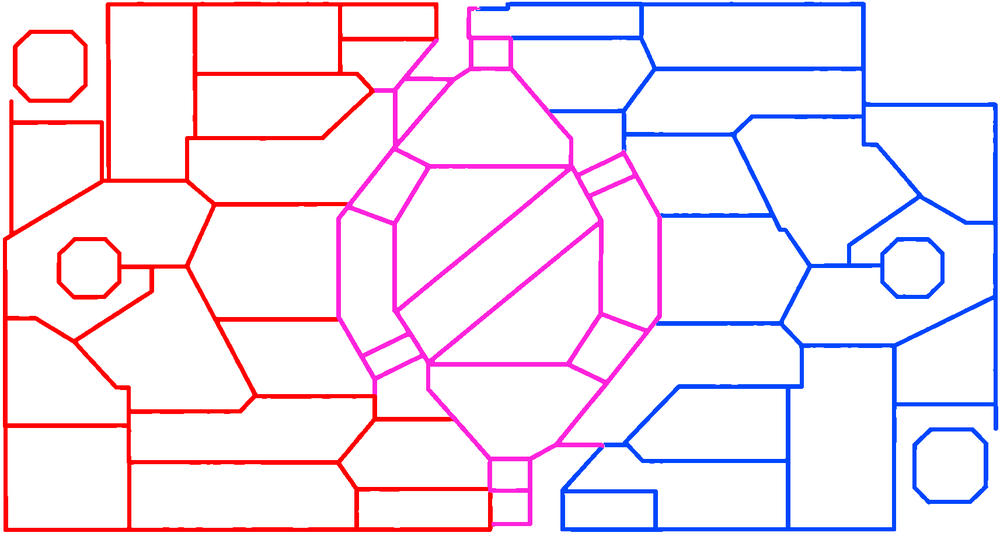
#> input picture out_m2/official/zone_lines_model_white_bluebase.png, 1000 x 536 px, shrunk from 1713 x 918 before the run
$ python enforce_center_symmetry.py
#> lines starting #> are read from the running program, lines starting #| are printed output that depends on the picture; after the words box and inside, x2 and y2 are one past the last pixel; in counts of white or black regions, pixels touching at a corner belong together
"""Mathematically enforce 180-degree center symmetry on the line map."""

from pathlib import Path
import json

import cv2
import numpy as np


SRC = Path(r"F:\Desktop\学校\rm考核项目\out_m2\official\zone_lines_model_white_bluebase.png")
OUT = Path(r"F:\Desktop\学校\rm考核项目\out_m2\official\zone_lines_center_symmetric.png")
REPORT = Path(r"F:\Desktop\学校\rm考核项目\out_m2\official\zone_lines_center_symmetry_report.json")


def read_image(path: Path) -> np.ndarray:
    data = np.fromfile(str(path), dtype=np.uint8)
    image = cv2.imdecode(data, cv2.IMREAD_COLOR)
#> image is the input picture: shape (536, 1000, 3); mean B, G, R 243.9, 231.7, 245.3
    if image is None:
        raise FileNotFoundError(path)
    return image


def rotate180(mask: np.ndarray) -> np.ndarray:
    return np.rot90(mask, 2)


def main() -> None:
    image = read_image(SRC)
    hsv = cv2.cvtColor(image, cv2.COLOR_BGR2HSV)
#> hsv: shape (536, 1000, 3); mean H, S, V 13.8, 25.8, 255
    h, s, v = cv2.split(hsv)
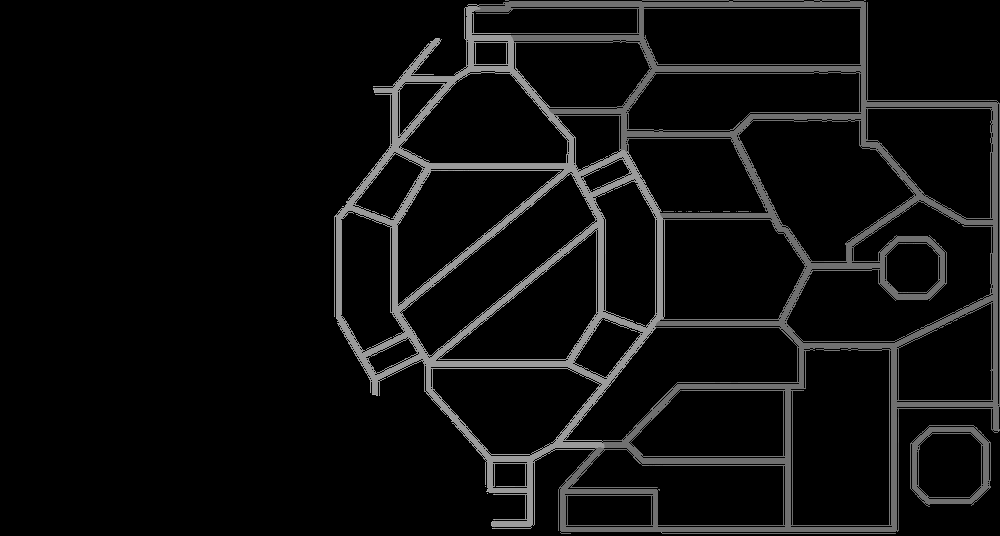
#> h: shape (536, 1000); min 0, max 179, mean 13.8
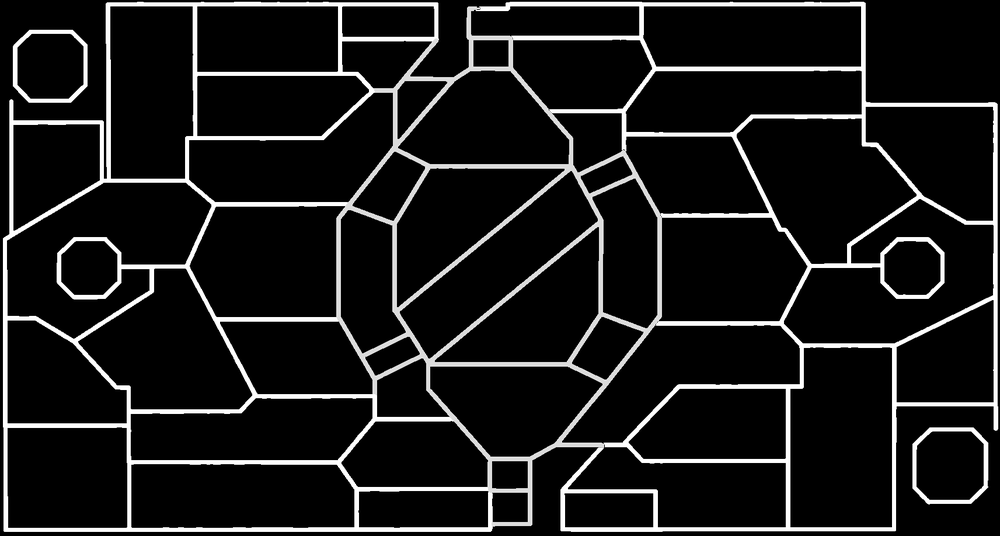
#> s: shape (536, 1000); min 0, max 255, mean 25.8

    red = (((h <= 8) | (h >= 170)) & (s >= 150) & (v >= 120))
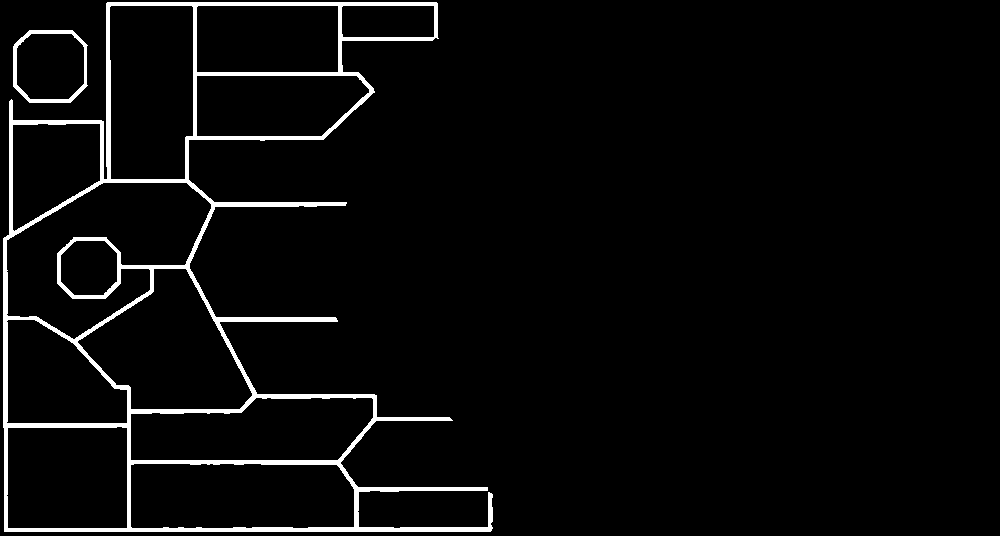
#> red: shape (536, 1000) bool; 3.9% white; 2 white regions, box (x1, y1, x2, y2) and area: (3, 2, 493, 532) 19959, (13, 30, 88, 103) 944
    blue = ((h >= 98) & (h <= 123) & (s >= 130) & (v >= 120))
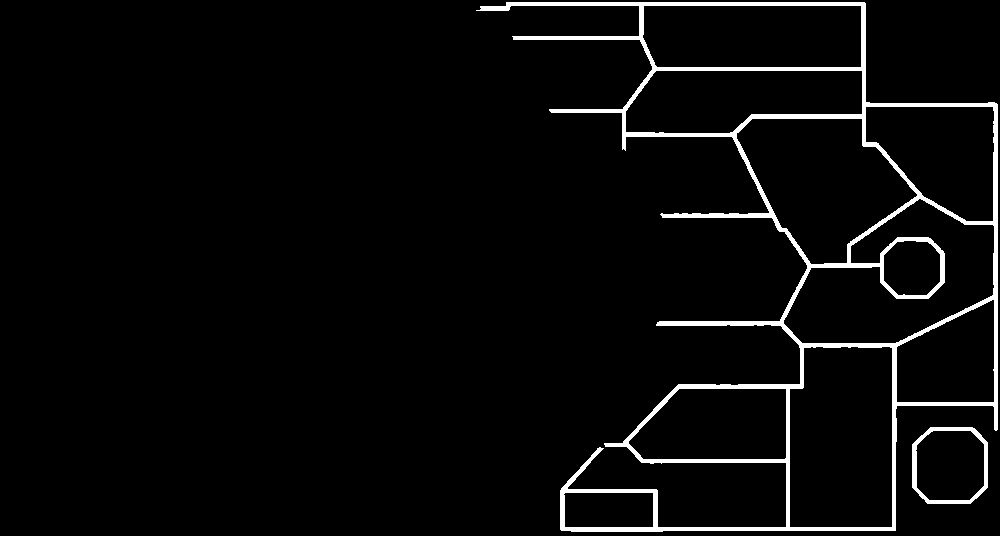
#> blue: shape (536, 1000) bool; 3.8% white; 2 white regions, box (x1, y1, x2, y2) and area: (476, 2, 998, 532) 19073, (912, 427, 988, 504) 1069
    purple = ((h >= 140) & (h <= 169) & (s >= 100) & (v >= 120))
#> purple: shape (536, 1000) bool; 2.7% white; 1 white region, box (x1, y1, x2, y2) and area: (336, 6, 662, 527) 14579

    # Keep the extracted strokes clean but do not change their topology.
    kernel = np.ones((3, 3), np.uint8)
    def clean(mask: np.ndarray) -> np.ndarray:
        m = mask.astype(np.uint8) * 255
        m = cv2.morphologyEx(m, cv2.MORPH_CLOSE, kernel)
#> m: shape (536, 1000); 3.9% white; 2 white regions, box (x1, y1, x2, y2) and area: (3, 2, 493, 532) 20070, (13, 30, 88, 103) 944
        return m > 0

    red, blue, purple = map(clean, (red, blue, purple))
#> in clean (call 2), `m = cv2.morphologyEx(m, cv2.MORPH_CLOSE, kernel)`: m: shape (536, 1000); 3.8% white; 2 white regions, box (x1, y1, x2, y2) and area: (476, 2, 998, 532) 19089, (912, 427, 988, 504) 1070
#> in clean (call 3), `m = cv2.morphologyEx(m, cv2.MORPH_CLOSE, kernel)`: m: shape (536, 1000); 2.7% white; 1 white region, box (x1, y1, x2, y2) and area: (336, 6, 662, 527) 14615

    # 180-degree symmetry with team-color exchange: R(x) = B(rot(x)).
    red_s = red | rotate180(blue)
#> in rotate180, `return np.rot90(mask, 2)`: returned value: shape (536, 1000) bool; 3.8% white; 2 white regions, box (x1, y1, x2, y2) and area: (2, 4, 524, 534) 19089, (12, 32, 88, 109) 1070
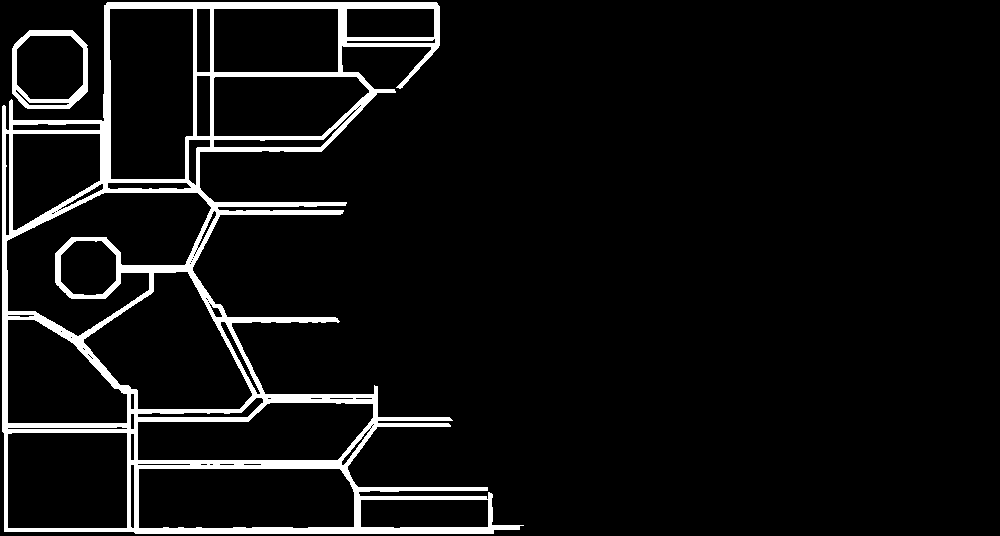
#> red_s: shape (536, 1000) bool; 6.6% white; 2 white regions, box (x1, y1, x2, y2) and area: (2, 2, 524, 534) 33694, (12, 30, 88, 109) 1577
    blue_s = blue | rotate180(red)
#> in rotate180 (call 2), `return np.rot90(mask, 2)`: returned value: shape (536, 1000) bool; 3.9% white; 2 white regions, box (x1, y1, x2, y2) and area: (507, 4, 997, 534) 20070, (912, 433, 987, 506) 944
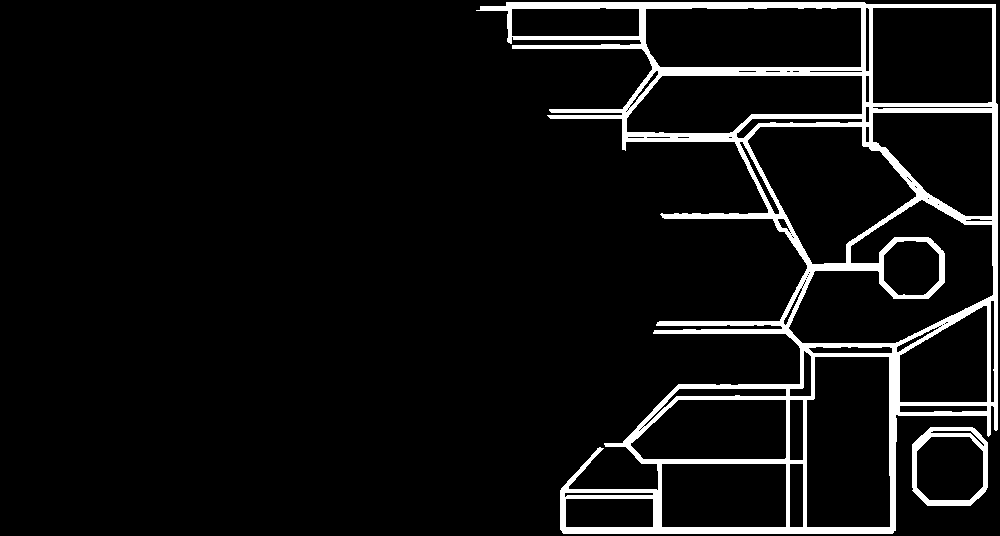
#> blue_s: shape (536, 1000) bool; 6.6% white; 2 white regions, box (x1, y1, x2, y2) and area: (476, 2, 998, 534) 33694, (912, 427, 988, 506) 1577
    purple_s = purple | rotate180(purple)
#> in rotate180 (call 3), `return np.rot90(mask, 2)`: returned value: shape (536, 1000) bool; 2.7% white; 1 white region, box (x1, y1, x2, y2) and area: (338, 9, 664, 530) 14615
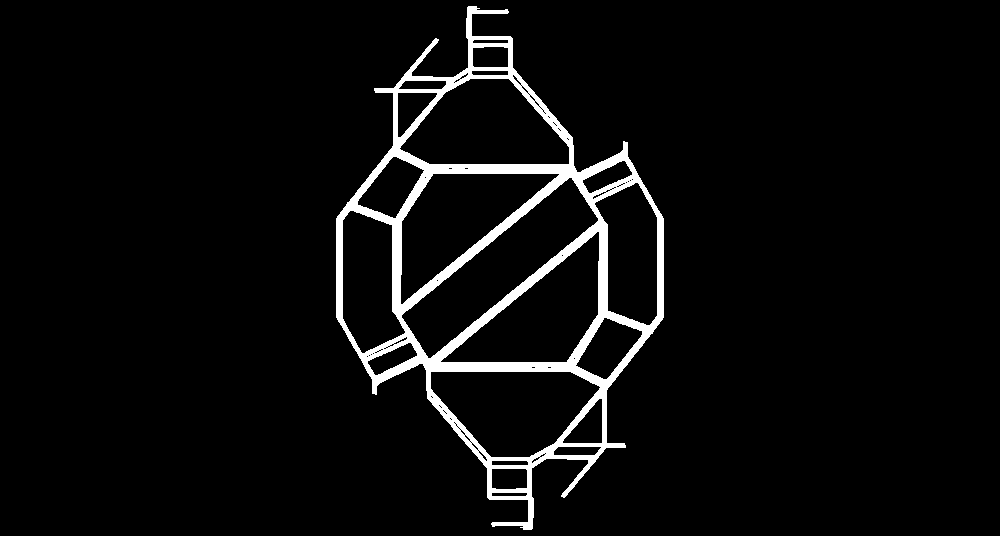
#> purple_s: shape (536, 1000) bool; 4.7% white; 1 white region, box (x1, y1, x2, y2) and area: (336, 6, 664, 530) 25016

    # A red/blue overlap cannot be assigned both colors at one pixel.  Treat
    # such exact intersections as public purple junctions; this is symmetric.
    overlap = red_s & blue_s
#> overlap: shape (536, 1000) bool; every value is 0
    purple_s |= overlap
    red_s &= ~overlap
    blue_s &= ~overlap

    output = np.full_like(image, 255)
    output[purple_s] = (220, 35, 255)
    output[red_s] = (0, 0, 255)
    output[blue_s] = (255, 70, 0)

    OUT.parent.mkdir(parents=True, exist_ok=True)
    cv2.imencode(".png", output)[1].tofile(str(OUT))

    report = {
        "source": str(SRC),
        "output": str(OUT),
        "symmetry": "180-degree center rotation",
        "red_blue_mismatch_pixels": int(np.count_nonzero(red_s != rotate180(blue_s))),
        "blue_red_mismatch_pixels": int(np.count_nonzero(blue_s != rotate180(red_s))),
        "purple_mismatch_pixels": int(np.count_nonzero(purple_s != rotate180(purple_s))),
        "red_pixels": int(red_s.sum()),
        "blue_pixels": int(blue_s.sum()),
        "purple_pixels": int(purple_s.sum()),
    }
    REPORT.write_text(json.dumps(report, ensure_ascii=False, indent=2), encoding="utf-8")
    print(json.dumps(report, ensure_ascii=False))
#> (printed output is left out)


if __name__ == "__main__":
    main()
